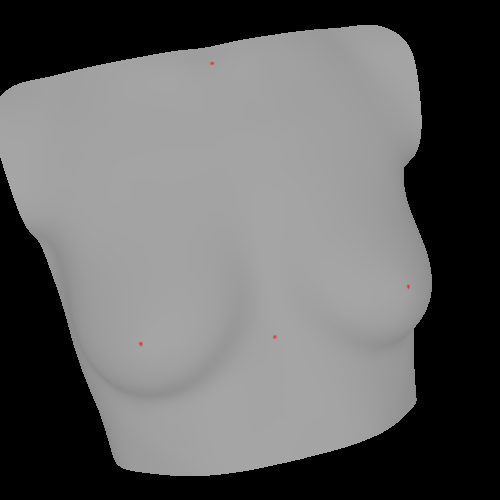
#> input picture images/TestPictureLMsMean.png, 500 x 500 px, given in place of TestPictureLMs-left.png, which was not available
$ python landmark-selector.py
#> lines starting #> are read from the running program, lines starting #| are printed output that depends on the picture; after the words box and inside, x2 and y2 are one past the last pixel; in counts of white or black regions, pixels touching at a corner belong together
# importing the module
import copy
import re

import cv2

PATH_OUTPUT = "out/"
FILENAME = "TestPictureLMs-left.png"
PATH_PICTURE = f"images/{FILENAME}"

landmarks = [["SN", 0, 0, 1], ["N-L", 0, 0, 1], ["N-R", 0, 0, 1], ["XI", 0, 0, 1], ["CP-L", 0, 0, 1], ["CP-R", 0, 0, 1], ["LBP-L", 0, 0, 1], ["LBP-R", 0, 0, 1]]
landmarksLeft = copy.deepcopy(landmarks)
landmarksRight = copy.deepcopy(landmarks)
counter = 0


def get_name_without_ending(filename):
    return re.split("\\.", filename)[0]


def click_event(event, x, y, flags, params):
    global landmarks
    global counter
    font = cv2.FONT_HERSHEY_SIMPLEX

    if event == cv2.EVENT_LBUTTONDOWN:
        if counter < len(landmarks):
            cv2.circle(img, (x, y), radius=3, color=(255, 0, 0), thickness=-1)
            landmarks[counter][1] = x
            landmarks[counter][2] = y
            counter += 1

    if event == cv2.EVENT_RBUTTONDOWN:
        if counter < len(landmarks):
            landmarks[counter][3] = 0
            counter +=1

    if event == cv2.EVENT_LBUTTONDOWN or event == cv2.EVENT_RBUTTONDOWN:
       # draw black box to override last letters
        cv2.rectangle(img, (0, 0), (120, 30), (0, 0, 0), -1)
        if counter < len(landmarks):
            cv2.putText(img, landmarks[counter][0], (5, 25), font,
                1, (255, 0, 0), 2)
        cv2.imshow('image', img)
        print(landmarks)


def write_to_file(lm_List):
    with open(PATH_OUTPUT + get_name_without_ending(FILENAME) + ".tlms", "w") as f:
        for line in lm_List:
            f.write(f"{line[0]} {line[3]} {line[1]} {line[2]}\n")  # so far always visible


# driver function
if __name__ == "__main__":
    img = cv2.imread(PATH_PICTURE, 1)
#> img is the input picture: shape (500, 500, 3); mean B, G, R 98.1, 98.1, 98.2
    cv2.imshow('image', img)
    font = cv2.FONT_HERSHEY_SIMPLEX
    cv2.putText(img, landmarks[0][0], (5, 25), font,
                1, (255, 0, 0), 2)
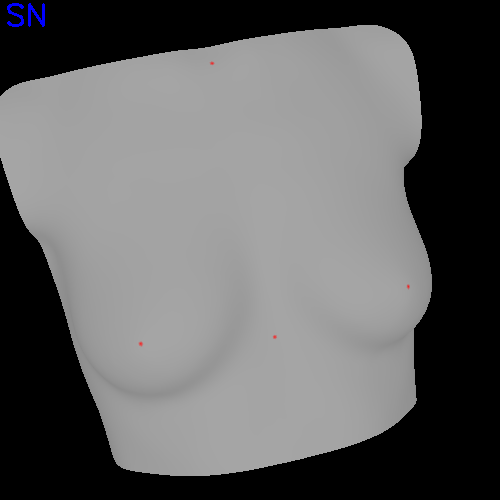
#> img: shape (500, 500, 3); 0.15% of pixels changed, all inside (x1, y1, x2, y2) = (7, 3, 45, 27)
    cv2.imshow('image', img)
    cv2.setMouseCallback('image', click_event)
    cv2.waitKey(0)  # press 0 to exit
    write_to_file(landmarks)
    cv2.destroyAllWindows()

$ run again, on renderPicMean.png
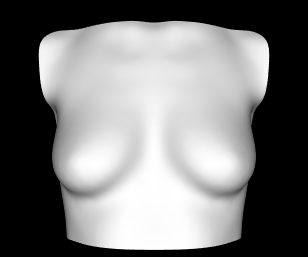
#> input picture renderPicMean.png, 308 x 257 px, given in place of TestPictureLMs-left.png, which was not available
#> img is the input picture: shape (257, 308, 3); min 0, max 255, mean 120.5
#> `cv2.putText(img, landmarks[0][0], (5, 25), font, 1, (255, 0, 0), 2)`:
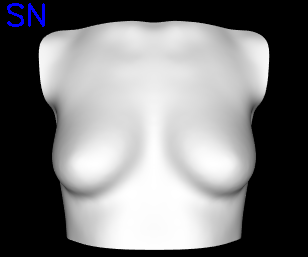
#> img: shape (257, 308, 3); 0.47% of pixels changed, all inside (x1, y1, x2, y2) = (7, 3, 45, 27)
